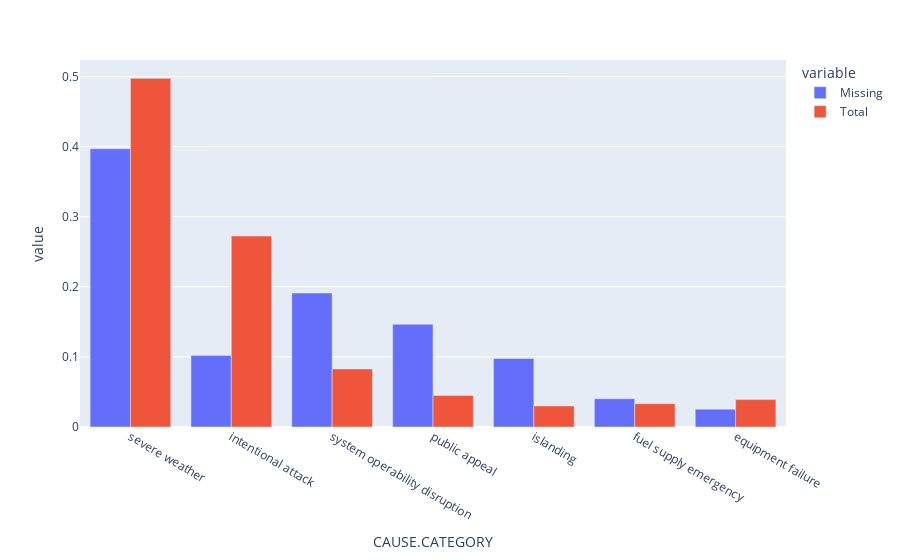

The notebook cell saved with this chart:
### Code cell
assess_missingness_on_cause("CAUSE.CATEGORY.DETAIL")

### Figure 1 — Plotly figure (JSON) as saved in the notebook; plotly's stock layout.template omitted (floating-point values rounded to 4 significant figures)
{"data": [{"alignmentgroup": "True", "hovertemplate": "variable=Missing<br>CAUSE.CATEGORY=%{x}<br>value=%{y}<extra></extra>", "legendgroup": "Missing", "marker": {"color": "#636efa", "pattern": {"shape": ""}}, "name": "Missing", "offsetgroup": "Missing", "orientation": "v", "showlegend": true, "textposition": "auto", "type": "bar", "x": ["equipment failure", "fuel supply emergency", "intentional attack", "islanding", "public appeal", "severe weather", "system operability disruption"], "xaxis": "x", "y": [0.02548, 0.04034, 0.1019, 0.09766, 0.1465, 0.397, 0.1911], "yaxis": "y"}, {"alignmentgroup": "True", "hovertemplate": "variable=Total<br>CAUSE.CATEGORY=%{x}<br>value=%{y}<extra></extra>", "legendgroup": "Total", "marker": {"color": "#EF553B", "pattern": {"shape": ""}}, "name": "Total", "offsetgroup": "Total", "orientation": "v", "showlegend": true, "textposition": "auto", "type": "bar", "x": ["equipment failure", "fuel supply emergency", "intentional attack", "islanding", "public appeal", "severe weather", "system operability disruption"], "xaxis": "x", "y": [0.03911, 0.03325, 0.2725, 0.02999, 0.04498, 0.4974, 0.08279], "yaxis": "y"}], "layout": {"barmode": "group", "legend": {"title": {"text": "variable"}, "tracegroupgap": 0}, "margin": {"t": 60}, "xaxis": {"anchor": "y", "categoryorder": "total descending", "domain": [0, 1], "title": {"text": "CAUSE.CATEGORY"}}, "yaxis": {"anchor": "x", "domain": [0, 1], "title": {"text": "value"}}}}
